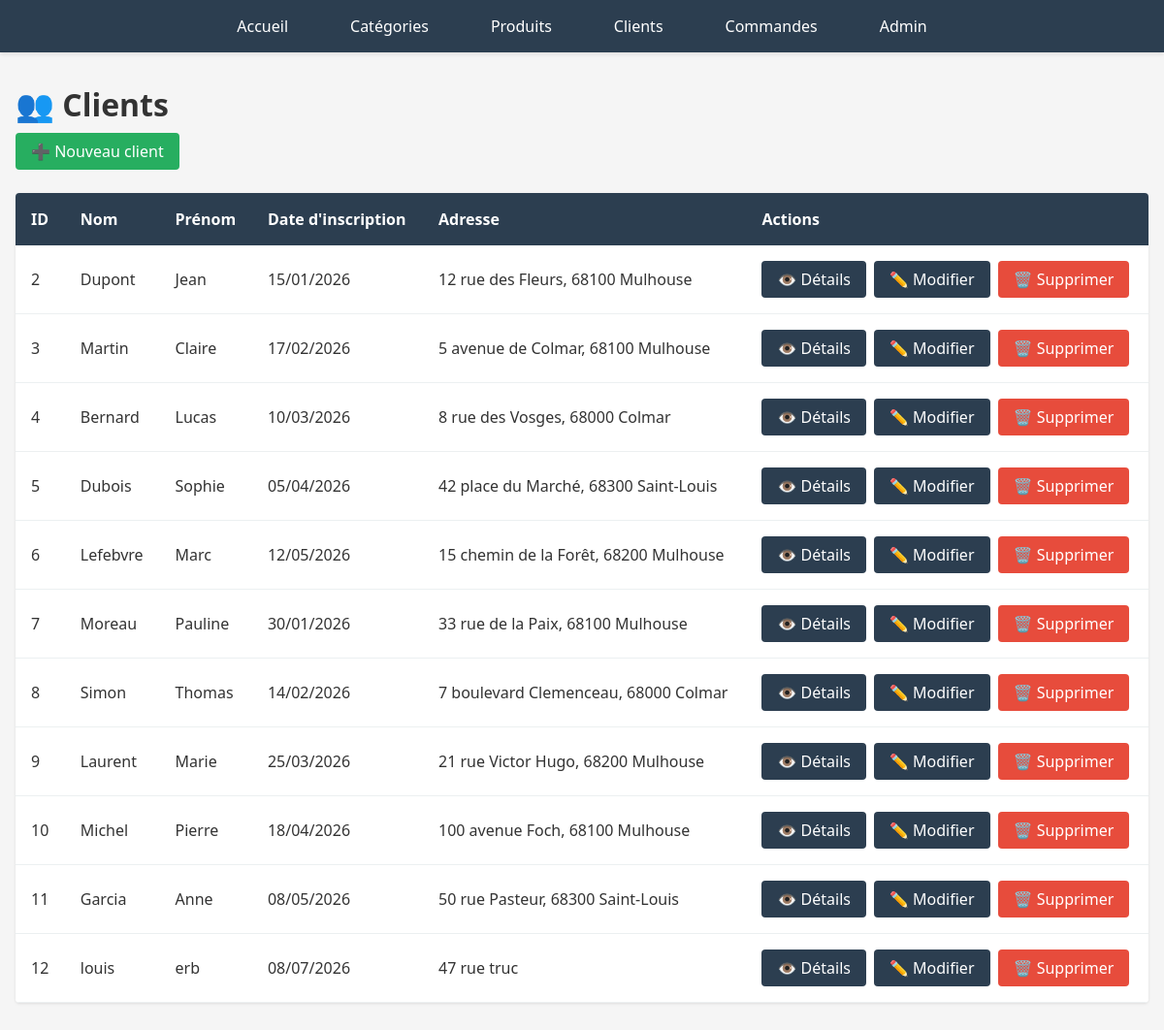
The app's page /drive/clients/ with its own data.
### drive/models.py (models this page shows, shortened)
class Client(models.Model):
    numero_client = models.AutoField(primary_key=True)
    nom = models.CharField(max_length=100)
    prenom = models.CharField(max_length=100)
    date_inscription = models.DateField()
    adresse = models.TextField()
    class Meta:
        db_table = 'clients'

### drive/views.py (the view)
# urls.py: path('clients/', views.client_list, name='client_list'),
def client_list(request):
    return render(request, 'drive/client/list.html', {'clients': Client.objects.all()})

### drive/templates/drive/client/list.html (shortened to what this page needs)
{% extends 'drive/base.html' %}
{% block content %}
<div class="header">
    <h1>👥 Clients</h1>
    <a href="{% url 'client_create' %}" class="btn btn-success">➕ Nouveau client</a>
</div>
{% if clients %}
<table class="table">
    <thead>
        <tr>
            <th>ID</th>
            <th>Nom</th>
            <th>Prénom</th>
            <th>Date d'inscription</th>
            <th>Adresse</th>
            <th>Actions</th>
        </tr>
    </thead>
    <tbody>
        {% for client in clients %}
        <tr>
            <td>{{ client.numero_client }}</td>
            <td>{{ client.nom }}</td>
            <td>{{ client.prenom }}</td>
            <td>{{ client.date_inscription|date:"d/m/Y" }}</td>
            <td>{{ client.adresse }}</td>
            <td>
                <div class="btn-group">
                    <a href="{% url 'client_detail' client.numero_client %}" class="btn">👁️ Détails</a>
                    <a href="{% url 'client_update' client.numero_client %}" class="btn">✏️ Modifier</a>
                    <a href="{% url 'client_delete' client.numero_client %}" class="btn btn-danger">🗑️ Supprimer</a>
                </div>
            </td>
        </tr>
        {% endfor %}
    </tbody>
</table>
{% else %}
<div class="empty">
    <p>Aucun client trouvé.</p>
    <a href="{% url 'client_create' %}" class="btn btn-success">Créer un client</a>
</div>
{% endif %}
{% endblock %}

### drive/static/drive/style.css (style rules this page uses)
:root { --releve-principale: #2c3e50; --releve-fond-titre-ue: #34495e; --releve-fond-titre-res: #3498db; --releve-fond-titre-sae: #9b59b6; --releve-secondaire: #3498db; --releve-surlignage: #ecf0f1; --accent: #27ae60; --accent-contenu: white; --contenu: #333; --fond-clair: white; --gris-estompe: #bdc3c7; --gris: #95a5a6; --fond: #f5f5f5; --secondaire-contenu: white; }
* { margin: 0; padding: 0; box-sizing: border-box; }
body { font-family: "Segoe UI", Tahoma, Geneva, Verdana, sans-serif; background-color: var(--fond); color: var(--contenu); }
.header { margin-bottom: 1.5rem; }
.header h1 { font-size: 2rem; margin-bottom: 0.5rem; }
.btn { display: inline-block; padding: 0.5rem 1rem; background-color: var(--releve-principale); color: white; text-decoration: none; border-radius: 4px; border: none; cursor: pointer; transition: all 0.2s ease; }
.btn-danger { background-color: #e74c3c; }
.btn-success { background-color: var(--accent); }
.btn-group { display: flex; gap: 0.5rem; flex-wrap: wrap; }
.table { width: 100%; border-collapse: collapse; background-color: var(--fond-clair); box-shadow: 0 1px 3px rgba(0,0,0,0.1); margin-bottom: 2rem; border-radius: 4px; overflow: hidden; }
.table th { background-color: var(--releve-principale); color: white; padding: 1rem; text-align: left; font-weight: bold; }
.table td { padding: 1rem; border-bottom: 1px solid #ecf0f1; }

### records on screen
Client: numero_client "2", nom "Dupont", prenom "Jean", date_inscription "15/01/2026", adresse "12 rue des Fleurs, 68100 Mulhouse"
Client: numero_client "3", nom "Martin", prenom "Claire", date_inscription "17/02/2026", adresse "5 avenue de Colmar, 68100 Mulhouse"
Client: numero_client "4", nom "Bernard", prenom "Lucas", date_inscription "10/03/2026", adresse "8 rue des Vosges, 68000 Colmar"
Client: numero_client "5", nom "Dubois", prenom "Sophie", date_inscription "05/04/2026", adresse "42 place du Marché, 68300 Saint-Louis"
Client: numero_client "6", nom "Lefebvre", prenom "Marc", date_inscription "12/05/2026", adresse "15 chemin de la Forêt, 68200 Mulhouse"
Client: numero_client "7", nom "Moreau", prenom "Pauline", date_inscription "30/01/2026", adresse "33 rue de la Paix, 68100 Mulhouse"
Client: numero_client "8", nom "Simon", prenom "Thomas", date_inscription "14/02/2026", adresse "7 boulevard Clemenceau, 68000 Colmar"
Client: numero_client "9", nom "Laurent", prenom "Marie", date_inscription "25/03/2026", adresse "21 rue Victor Hugo, 68200 Mulhouse"
Client: numero_client "10", nom "Michel", prenom "Pierre", date_inscription "18/04/2026", adresse "100 avenue Foch, 68100 Mulhouse"
Client: numero_client "11", nom "Garcia", prenom "Anne", date_inscription "08/05/2026", adresse "50 rue Pasteur, 68300 Saint-Louis"
Client: numero_client "12", nom "louis", prenom "erb", date_inscription "08/07/2026", adresse "47 rue truc"
